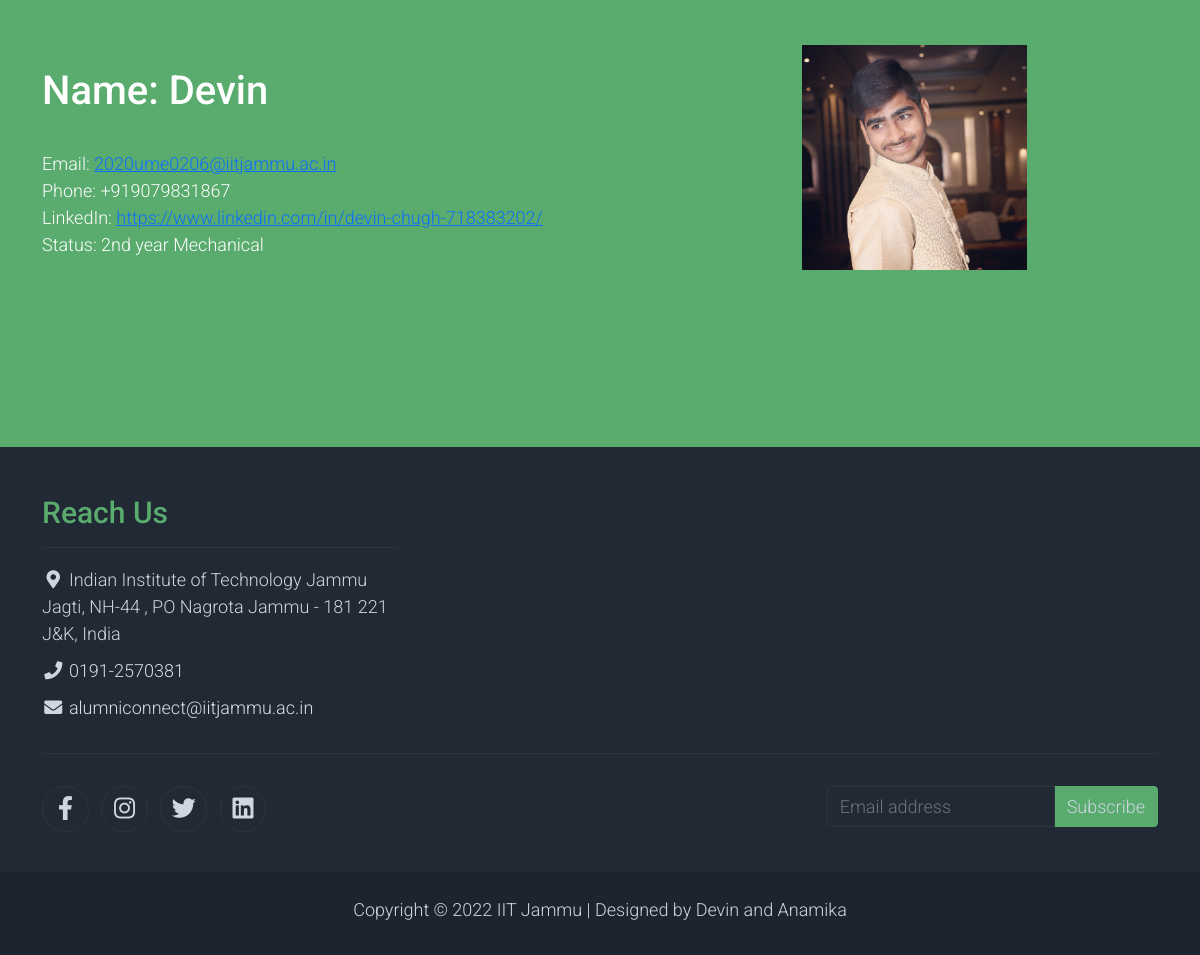
Page / (signed in, lower part) on the earlier database version.
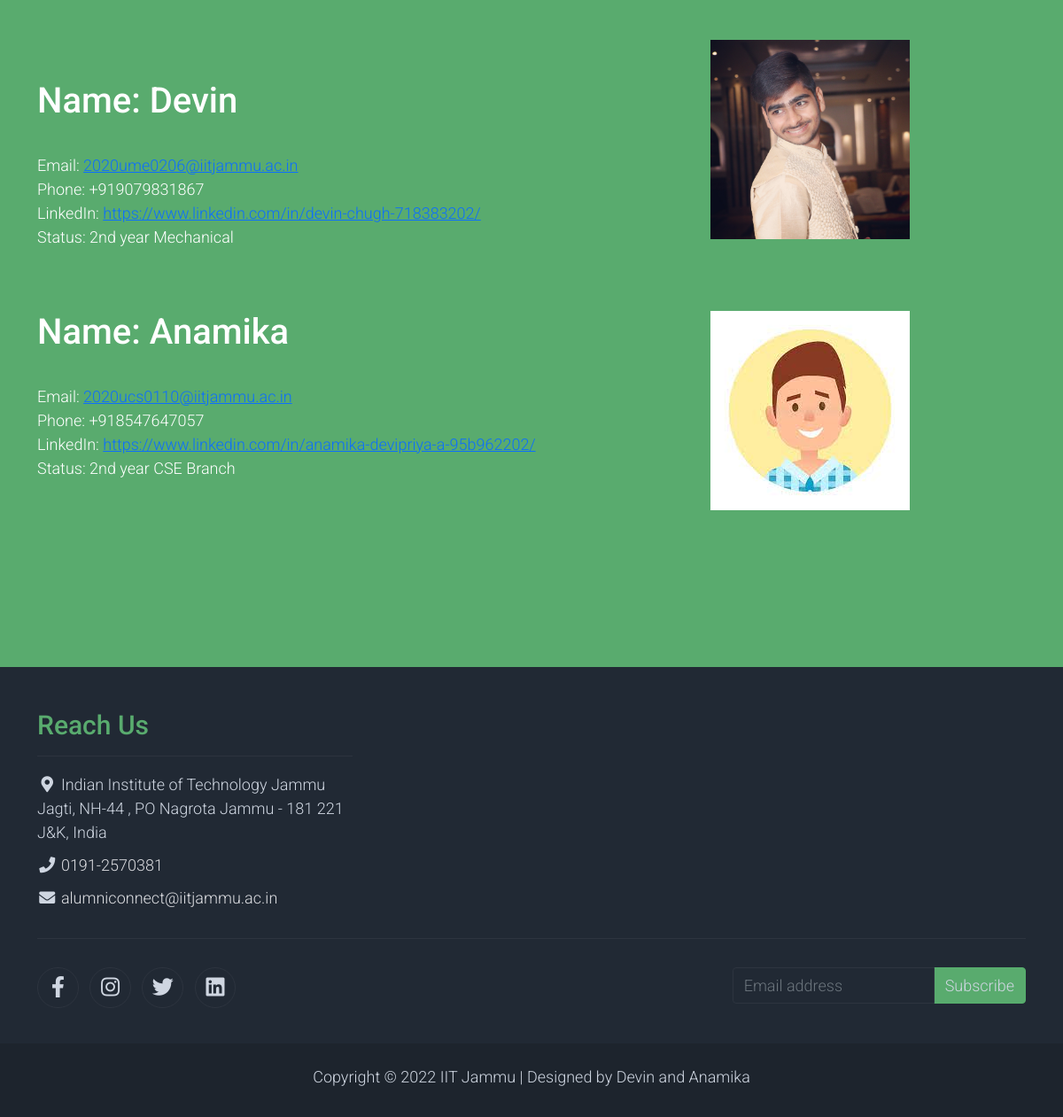
Same page on the later database version.
### tables this page shows
CREATE TABLE alumni (
	alumni_id INTEGER PRIMARY KEY,
	name TEXT NOT NULL,
	email TEXT UNIQUE,
	phone TEXT UNIQUE,
    linkedin_id TEXT ,
    status TEXT
, profile_pic TEXT);

### main.py (the view, shortened to what this page needs)
@app.route("/", methods=["GET", "POST"])
@login_required
def index():
    db.execute("SELECT * FROM alumni")
    data=db.fetchall()
    return render_template("/index.html", data=data)

### helper.py (called while the page is built)
def login_required(f):
    @wraps(f)
    def decorated_function(*args, **kwargs):
        if session.get("user_id") is None:
            return redirect("/login")
        return f(*args, **kwargs)
    return decorated_function

### main.py (called while the page is built)
@app.after_request
def after_request(response):
    response.headers["Cache-Control"] = "no-cache, no-store, must-revalidate"
    response.headers["Expires"] = 0
    response.headers["Pragma"] = "no-cache"
    return response

### templates/index.html (shortened to what this page needs)
<!DOCTYPE html>
<html lang="en">
<head>
    <link rel="stylesheet" href="{{ url_for('static',filename='home_assets/css/bootstrap.min.css') }}">
    <link rel="stylesheet" href="{{ url_for('static',filename='home_assets/css/templatemo.css') }}">
    <link rel="stylesheet" href="{{ url_for('static',filename='home_assets/css/custom.css') }}">
    <link rel="stylesheet" href="{{ url_for('static',filename='home_assets/css/fontawesome_min.css') }}">
</head>
<body>
    <section class="bg-success py-5">
        <div class="container">
            <div class="row align-items-center py-5">
                <div class="col-md-8 text-white">
                    {% for alumni in data %}
									<h1 class="feature-title" >Name: {{alumni.name}} </h1><p><br> Email: <a target="_blank" href="mailto:{{alumni.email}}" >{{alumni.email}}</a>
                                         <br>Phone: {{alumni.phone}}<br>LinkedIn: <a target="_blank" href="{{alumni.linkedin_id}}">{{alumni.linkedin_id}}</a><br>Status: {{alumni.status}}</p>
                                         <br>
                                         <br>
					{% endfor %}
                </div>
                <div class="col-md-4">
                    {% for alumni in data %}
										<img src="{{url_for('static', filename='home_assets/img/' + alumni.profile_pic)}}" alt="" style="width: 225px;height: 225px;">
                                        <br>
                                        <br>
                                        <br>
                                        <br>
					{% endfor %}
                </div>
            </div>
        </div>
    </section>
    <footer class="bg-dark" id="tempaltemo_footer">
        <div class="container">
            <div class="row">
                <div class="col-md-4 pt-5">
                    <h2 class="h2 text-success border-bottom pb-3 border-light logo">Reach Us</h2>
                    <ul class="list-unstyled text-light footer-link-list">
                        <li>
                            <i class="fas fa-map-marker-alt fa-fw"></i>
                            Indian Institute of Technology Jammu Jagti, NH-44 , PO Nagrota Jammu - 181 221 J&K, India
                        </li>
                        <li>
                            <i class="fa fa-phone fa-fw"></i>
                            <a class="text-decoration-none" href="tel:0191-2570381">0191-2570381</a>
                        </li>
                        <li>
                            <i class="fa fa-envelope fa-fw"></i>
                            <a class="text-decoration-none" href="mailto:alumniconnect@iitjammu.ac.in">alumniconnect@iitjammu.ac.in</a>
                        </li>
                    </ul>
                </div>
            </div>
            <div class="row text-light mb-4">
                <div class="col-12 mb-3">
                    <div class="w-100 my-3 border-top border-light"></div>
                </div>
                <div class="col-auto me-auto">
                    <ul class="list-inline text-left footer-icons">
                        <li class="list-inline-item border border-light rounded-circle text-center">
                            <a class="text-light text-decoration-none" target="_blank" href="http://facebook.com/"><i class="fab fa-facebook-f fa-lg fa-fw"></i></a>
                        </li>
                        <li class="list-inline-item border border-light rounded-circle text-center">
                            <a class="text-light text-decoration-none" target="_blank" href="https://www.instagram.com/"><i class="fab fa-instagram fa-lg fa-fw"></i></a>
                        </li>
                        <li class="list-inline-item border border-light rounded-circle text-center">
                            <a class="text-light text-decoration-none" target="_blank" href="https://twitter.com/"><i class="fab fa-twitter fa-lg fa-fw"></i></a>
                        </li>
                        <li class="list-inline-item border border-light rounded-circle text-center">
                            <a class="text-light text-decoration-none" target="_blank" href="https://www.linkedin.com/"><i class="fab fa-linkedin fa-lg fa-fw"></i></a>
                        </li>
                    </ul>
                </div>
                <div class="col-auto">
                    <div class="input-group mb-2">
                        <input type="text" class="form-control bg-dark border-light" style="color: whitesmoke ;" id="subscribeEmail" placeholder="Email address">
                        <div class="input-group-text btn-success text-light">Subscribe</div>
                    </div>
                </div>
            </div>
        </div>
        <div class="w-100 bg-black py-3">
            <div class="container">
                <div class="row pt-2">
                    <div class="col-12">
                        <p class="text-center text-light">
                            Copyright &copy; 2022 IIT Jammu
                            | Designed by Devin and Anamika
                        </p>
                    </div>
                </div>
            </div>
        </div>
    </footer>
</body>
</html>

### static/home_assets/css/templatemo.css (style rules this page uses)
body, ul, li, p, a, label, input, div { font-family: 'Roboto', sans-serif; font-size: 18px !important; font-weight: 300 !important; }
.h2 { font-family: 'Roboto', sans-serif; font-size: 30px !important; font-weight: 300; }
.logo { font-weight: 500 !important; }
.text-success { color: #59ab6e !important; }
.text-light { color: #cfd6e1 !important; }
.bg-dark { background-color: #212934 !important; }
.bg-black { background-color: #1d242d !important; }
.bg-success { background-color: #59ab6e !important; }
.btn-success { background-color: #59ab6e !important; border-color: #56ae6c !important; }
.form-control { border: 1px solid #e8e8e8; }
#tempaltemo_footer a { color: #dcdde1; }
#tempaltemo_footer ul.footer-link-list li { padding-top: 10px; }
#tempaltemo_footer ul.footer-icons li { width: 2.6em; height: 2.6em; line-height: 2.6em; }
#tempaltemo_footer .border-light { border-color: #2d343f !important; }

Differences in the rows shown:
added alumni: name "Anamika", email "2020ucs0110@iitjammu.ac.in", phone "+918547647057", linkedin_id "https://www.linkedin.com/in/anamika-devipriya-a-95b962202/", status "2nd year CSE Branch", profile_pic (picture)
